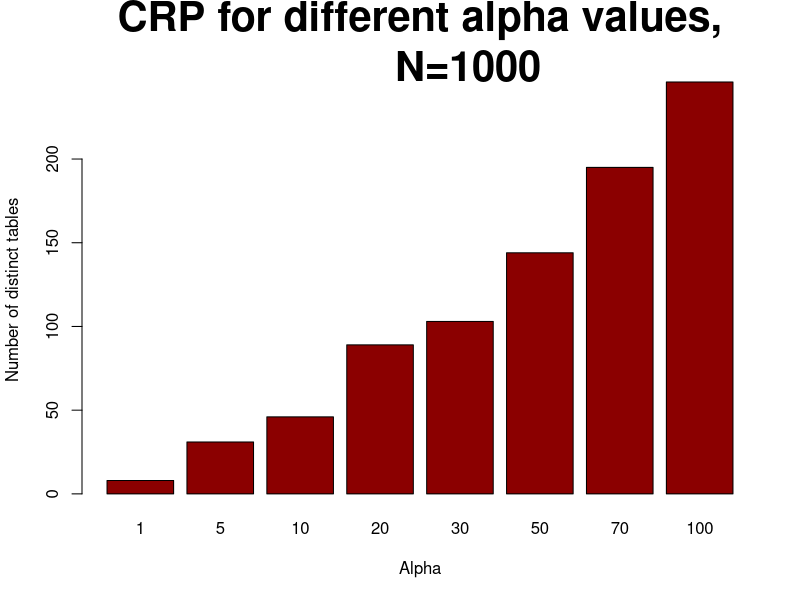

Recreate this plot in R.
set.seed(1000)
crp = function(num.customers, alpha) {
  table <- c(1)
  next.table <- 2
  for (i in 1:(num.customers-1)) {
    if (runif(1,0,1) < alpha / (alpha + i)) {
      # Add a new ball color.
      table <- c(table, next.table)
      next.table <- next.table+1
    } else {
      # Pick out a ball from the urn, and add back a
      # ball of the same color.
      select.table <- table[sample(1:length(table), 1)]
      table <- c(table, select.table)
    }
  }
  table
}

tables =c()
Alpha = c(1,5,10,20,30,50,70,100)
for (alpha in Alpha){
  tables = c(tables,max(crp(1000,alpha)))
}

png("crp.png", width = 1000, height=600)
barplot(names.arg=Alpha, tables, col="darkred", main='CRP for different alpha values,
        N=1000', xlab= "Alpha", ylab = "Number of distinct tables", cex.main=2.5)
dev.off()
# 
# png("crp.png", width = 1000, height=600)
# par(mfrow=c(3,1))
# plot(
#   table(crp(10000, 1))
#  , sub="Alpha=1", ylab='', main='CRP for different alpha values', cex.main=2,
#  cex.lab=1.5, col="red"
# )
# plot(
#   table(crp(10000, 3))
#   , ylab="Number of occupants", sub="Alpha=10", cex.lab=1.5, col="green"
# )
# plot(
#   table(crp(10000, 5))
#   ,xlab="Table number", sub="Alpha=20", ylab='', cex.lab=1.5, col="blue"
# )
# dev.off()
